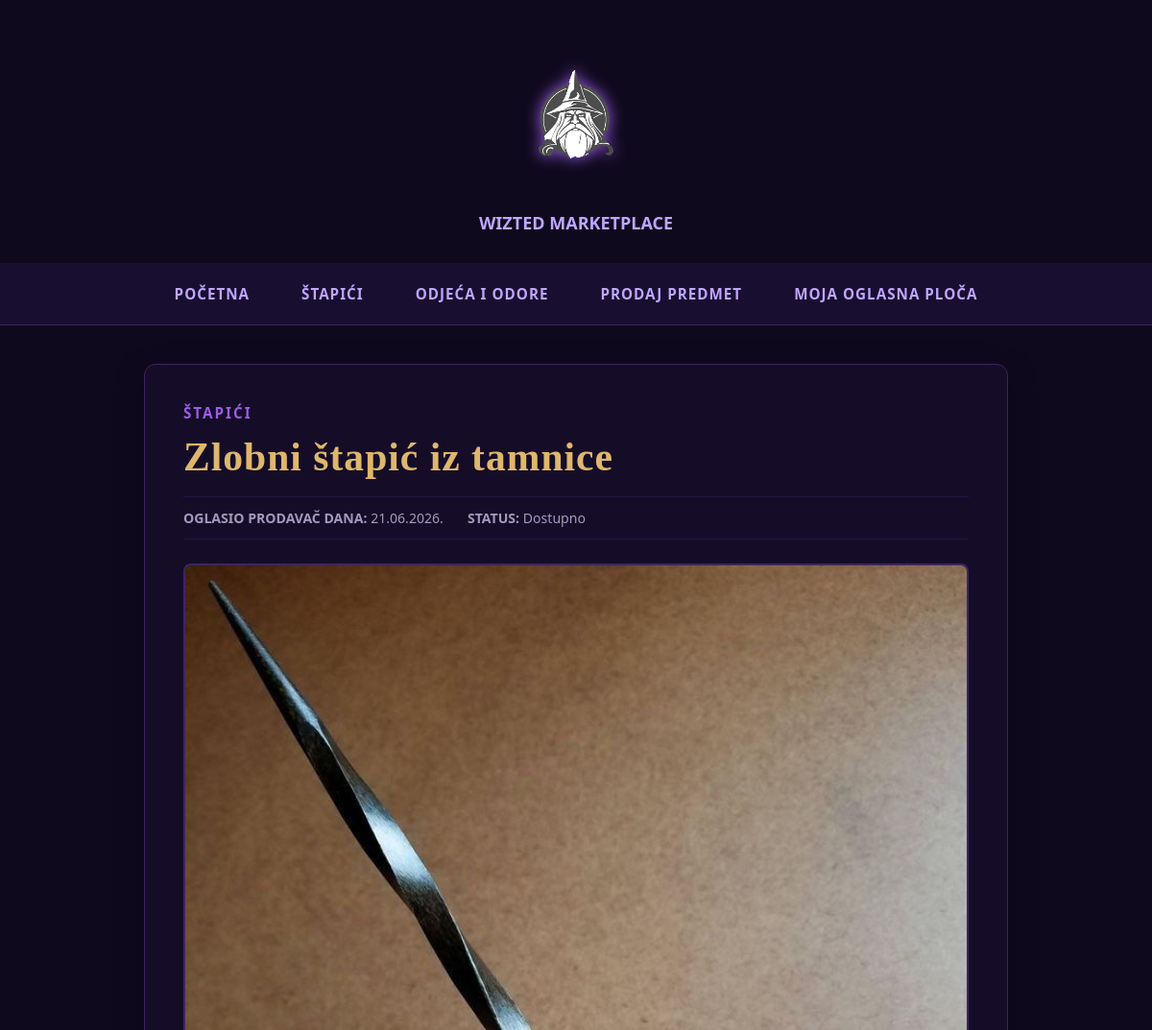
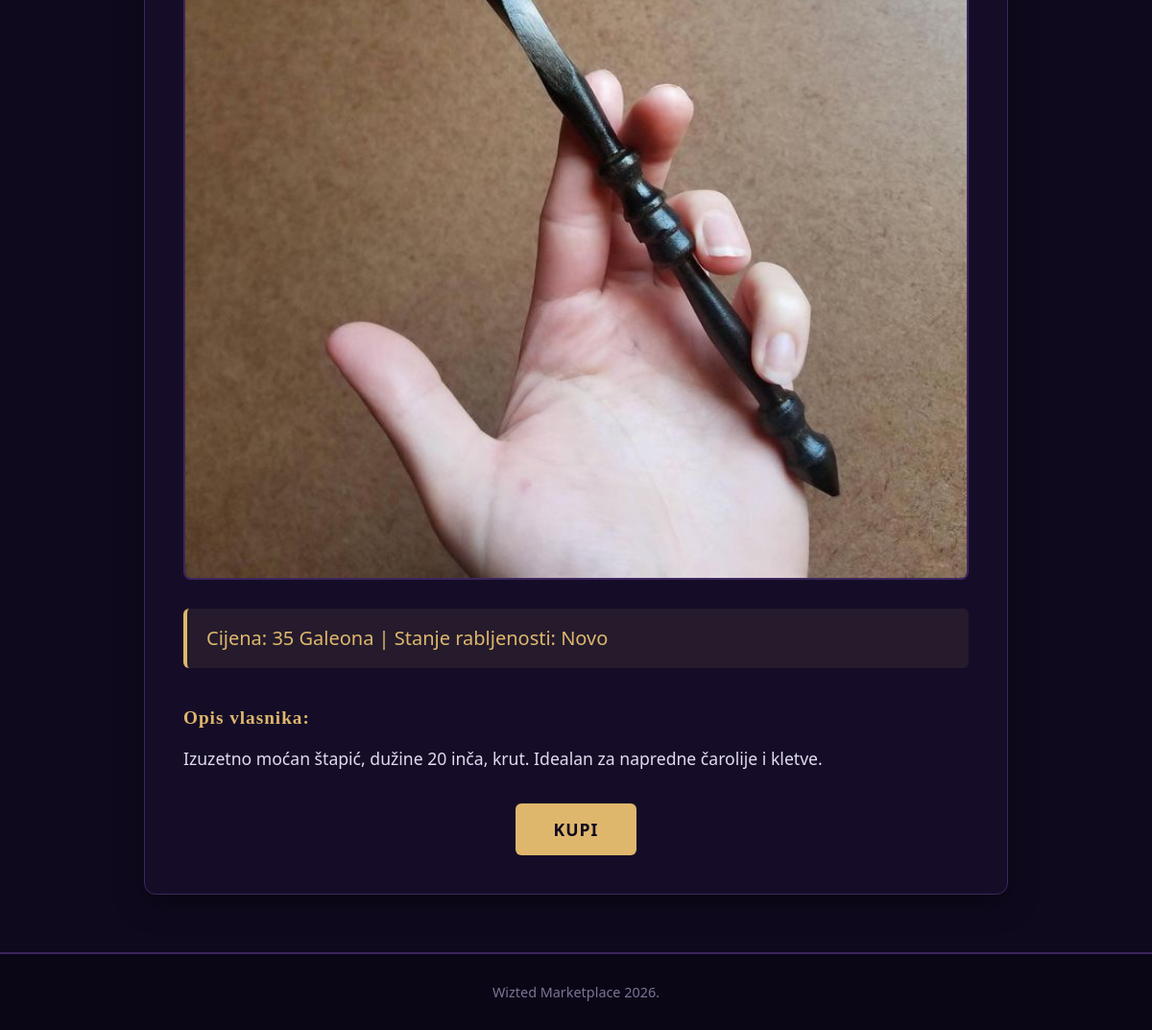
/clanak.php?id=5, run on the app's committed database (2 pictures, top to bottom).
### tables this page shows
CREATE TABLE `vijesti` (
  `id` int(11) NOT NULL,
  `datum` datetime NOT NULL,
  `naslov` varchar(255) NOT NULL,
  `sazetak` text NOT NULL,
  `tekst` text NOT NULL,
  `slika` varchar(255) NOT NULL,
  `kategorija` varchar(50) NOT NULL,
  `arhiva` tinyint(1) NOT NULL DEFAULT 0
);

### clanak.php (the view, shortened to what this page needs)
<?php
include 'connect.php';
$id = isset($_GET['id']) ? intval($_GET['id']) : 0;
$query = "SELECT * FROM vijesti WHERE id = $id";
$result = mysqli_query($dbc, $query);
$row = mysqli_fetch_array($result);
?>
<!DOCTYPE html>
<html lang="bs">
<head>
    <link rel="stylesheet" type="text/css" href="style.css">
</head>
<body>
    <header><img src="img/logo.png" alt="Wizted Logo" class="logo"><a>WIZTED MARKETPLACE</a></header>
    <nav>
        <div class="nav-kontejner">
            <a href="index.php">Početna</a>
            <a href="kategorija.php?kategorija=Štapići">Štapići</a>
            <a href="kategorija.php?kategorija=Odjeća i odore">Odjeća i odore</a>
            <a href="unos.html">Prodaj predmet</a>
            <a href="administrator.php">Moja oglasna ploča</a>
        </div>
    </nav>
    <section id="sadrzaj">
        <div class="clanak-prikaz">
            <p class="clanak-kategorija"><?php echo $row['kategorija']; ?></p>
            <h1 class="clanak-naslov"><?php echo $row['naslov']; ?></h1>
            <div class="clanak-meta">
                <span><strong>OGLASIO PRODAVAČ DANA:</strong> <?php echo date('d.m.Y.', strtotime($row['datum'])); ?></span>
                <span><strong>STATUS:</strong> Dostupno</span>
            </div>
            <div class="clanak-slika-okvir">
                <img src="img/<?php echo $row['slika']; ?>" alt="Slika predmeta" class="clanak-slika">
            </div>
            <p class="clanak-sazetak"><?php echo $row['sazetak']; ?></p>
            <div class="clanak-tekst">
                <h3 style="margin-bottom:10px; font-size:1.2rem;">Opis vlasnika:</h3>
                <p><?php echo nl2br($row['tekst']); ?></p>
            </div>
            <div style="margin-top: 30px; text-align: center;">
                <button class="gumb-prihvati" style="font-size: 1.1rem; padding: 15px 40px;">Kupi</button>
            </div>
        </div>
    </section>
    <footer><p>Wizted Marketplace 2026.</p></footer>
</body>
</html>

### style.css (style rules this page uses)
* { margin: 0; padding: 0; box-sizing: border-box; font-family: 'Segoe UI', Tahoma, Geneva, Verdana, sans-serif; }
body { background-color: #0f091e; color: #e2daf0; }
h1, h2, h3, .clanak-naslov { font-family: 'Georgia', serif; color: #dfb76c; letter-spacing: 1px; }
header { display: flex; flex-direction: column; align-items: center; padding: 20px 0; }
header a { display: inline-block; color: #bfa6ff; font-size: 18px; font-weight: bold; text-decoration: none; transition: color 0.3s ease; padding-bottom: 10px; }
header .logo { display: block; max-height: 200px; width: auto; filter: drop-shadow(0 0 8px #9b5de5); }
nav { background-color: #180f30; width: 100%; border-bottom: 1px solid #3d265e; }
.nav-kontejner { max-width: 1200px; margin: 0 auto; padding: 5px 20px; display: flex; justify-content: center; flex-wrap: wrap; }
nav a { color: #bfa6ff; text-decoration: none; padding: 12px 22px; margin: 5px; font-weight: bold; font-size: 0.95rem; text-transform: uppercase; letter-spacing: 1px; border-radius: 4px; transition: all 0.3s ease; }
#sadrzaj { max-width: 1200px; margin: 40px auto; padding: 0 20px; }
.form-gumbi button, .gumb-ponisti, .gumb-prihvati { padding: 12px 28px; font-size: 0.95rem; font-weight: bold; text-transform: uppercase; letter-spacing: 1px; border: none; border-radius: 6px; cursor: pointer; transition: all 0.2s ease; }
.gumb-prihvati { background-color: #dfb76c; color: #0f091e; }
.clanak-prikaz { background-color: #150d28; padding: 40px; border-radius: 12px; border: 1px solid #3d265e; box-shadow: 0 10px 30px rgba(0,0,0,0.4); max-width: 900px; margin: 0 auto; }
.clanak-kategorija { color: #9b5de5; font-weight: bold; font-size: 0.95rem; text-transform: uppercase; letter-spacing: 2px; margin-bottom: 12px; }
.clanak-naslov { font-size: 2.6rem; margin-bottom: 15px; line-height: 1.2; }
.clanak-meta { padding: 12px 0; margin-bottom: 25px; font-size: 0.88rem; color: #a499be; border-top: 1px solid #251647; border-bottom: 1px solid #251647; display: flex; gap: 25px; }
.clanak-slika-okvir { width: 100%; margin-bottom: 30px; border: 2px solid #3d265e; border-radius: 8px; overflow: hidden; }
.clanak-slika { width: 100%; max-height: 1200px; object-fit: fill; display: block; }
.clanak-sazetak { font-size: 1.25rem; line-height: 1.6; color: #dfb76c; background: rgba(223, 183, 108, 0.08); margin-bottom: 25px; padding: 15px 20px; border-radius: 6px; border-left: 4px solid #dfb76c; }
.clanak-tekst { font-size: 1.1rem; line-height: 1.8; color: #e2daf0; padding-top: 10px; }
footer { background-color: #0b0616; color: #7d7295; text-align: center; padding: 30px; border-top: 2px solid #3d265e; margin-top: 60px; font-size: 0.9rem; }

### data on the page
vijesti: kategorija "ŠTAPIĆI", naslov "Zlobni štapić iz tamnice", datum "21.06.2026.", slika (picture), sazetak "Cijena: 35 Galeona | Stanje rabljenosti: Novo", tekst "Izuzetno moćan štapić, dužine 20 inča, krut. Idealan za napredne čarolije i kletve."
